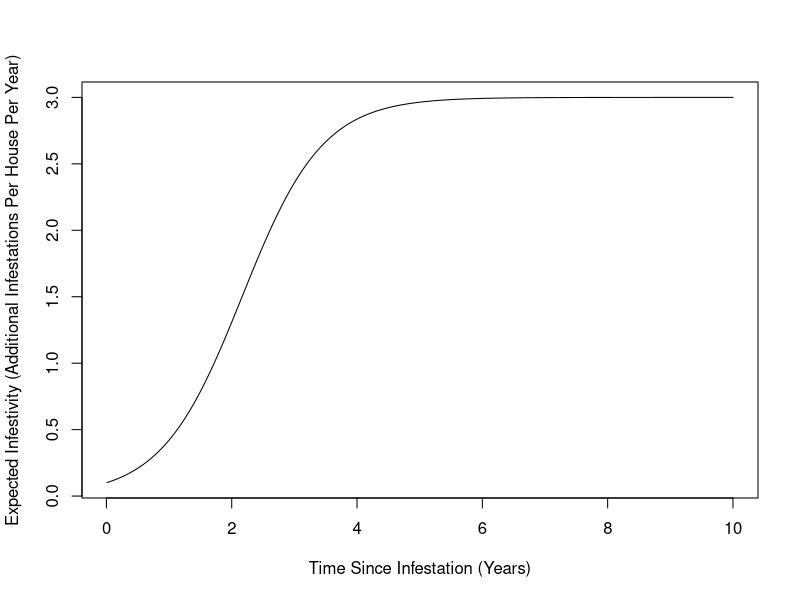
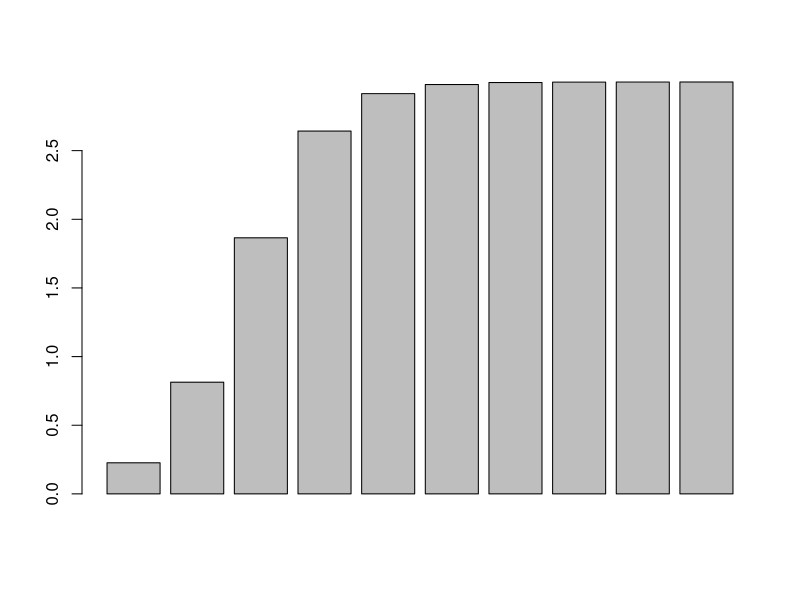
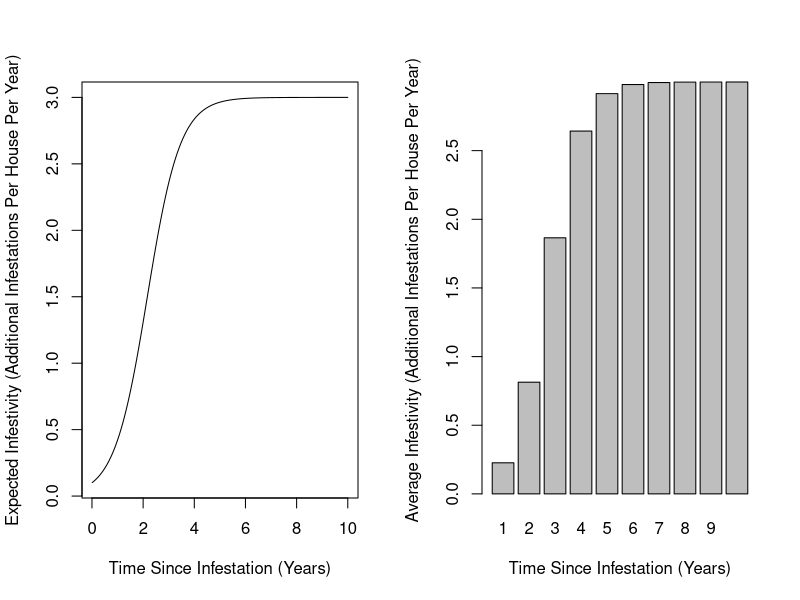

Write R code to recreate these figures, in order.
#logistic function
#input: t (in years)
#output: infestivity (infestations per house per year)
getgr<-function(k,y0,r,t) {
	out<-k/(1+((k-y0)/y0)*exp(-r*t))
	return(out)
}

k<-3 # carrying capacity 3 infestations per house per year
y0<-0.1 # initial infestivity (0.1 infestations per house per year)

r<-1.68
integrate(getgr,lower=0,upper=2, k=k, y0=y0, r=r)

groptim<-function(r,k,y0,estimate,lowerbound,upperbound) {
	integrategr<-integrate(getgr,lower=lowerbound,upper=upperbound,k=k,y0=y0,r=r)
	integrategr<-as.numeric(integrategr[1])
	error<-(integrategr-estimate)*(integrategr-estimate)
	return(error)
}

#this is from Corentin and Karthiks paper, though is estimated assuming constant rate of migration. Were working on relaxing that assumption.

estimate<-1.04  
roptim<-optim(1.68, fn=groptim, k=k, y0=y0, estimate=estimate, lowerbound=0, upperbound=2)
r<-roptim$par

#test out values in a plot
t<-1:1000/100
PRED<-getgr(k,y0,r,t)
plot(PRED~t,xlab="Time Since Infestation (Years)", ylab="Expected Infestivity (Additional Infestations Per House Per Year)",type="l")

#bin by ranges of integration
tmax<-10
bin<-c(1:tmax)
for(i in 1:tmax){
	temp<-integrate(getgr,lower=i-1,upper=i, k=k, y0=y0, r=r)
	bin[i]<-temp[[1]]/1 #the division by one is mathematically redundant but gives us infestivity again
	}
barplot(bin, add=F)

#plot the function and bins
par(mfrow=c(1,2))
plot(PRED~t,xlab="Time Since Infestation (Years)", ylab="Expected Infestivity (Additional Infestations Per House Per Year)",type="l")
barplot(bin, names.arg =1:10,xlab="Time Since Infestation (Years)", ylab="Average Infestivity (Additional Infestations Per House Per Year)", add=F)